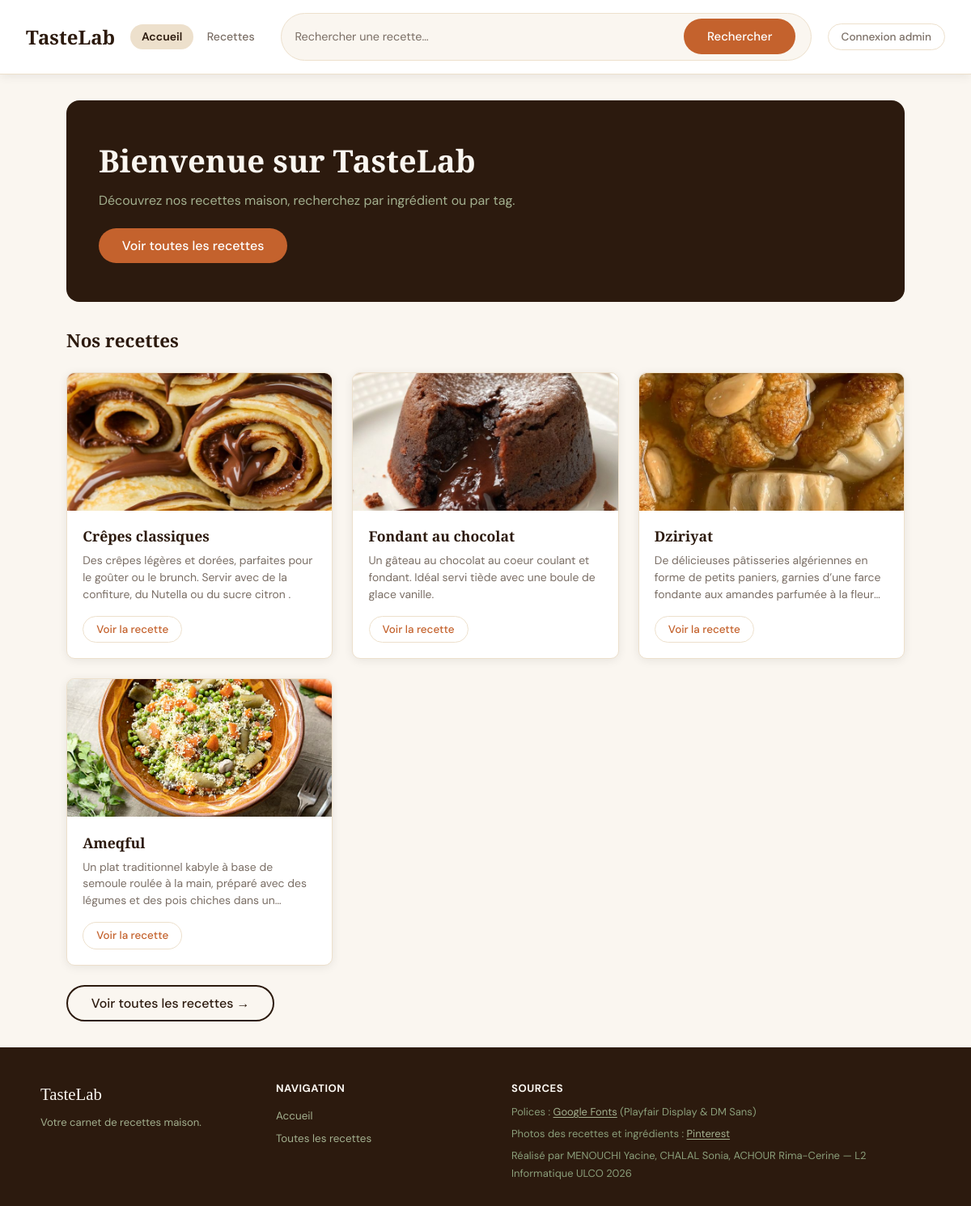
The page / on the database its author committed.
### tables this page shows
CREATE TABLE `recettes` (
  `id` int(10) UNSIGNED NOT NULL,
  `titre` varchar(150) NOT NULL,
  `description` text NOT NULL,
  `photo` varchar(255) NOT NULL DEFAULT 'default_recette.jpg',
  `created_at` timestamp NOT NULL DEFAULT current_timestamp()
);

### classes/Recette.php (called while the page is built, shortened)
<?php
class Recette{
    private $pdo;
    public function __construct($pdo){
        $this->pdo=$pdo;
    }
    public function getAll(){
        $sql="SELECT * FROM recettes";
        $st=$this->pdo->prepare($sql);
        $st->execute();
        return $st->fetchAll(PDO::FETCH_OBJ);
    }
}

### index.php (the view, shortened to what this page needs)
<?php
require("includes/db.php");
require("classes/Recette.php");
$pdo  = getPDO();
$recetteObj         = new Recette($pdo);
$toutes             = $recetteObj->getAll();
$dernieres_recettes = array_slice($toutes, 0, 4);
?>
<?php require("includes/header.php"); ?>
<section class="hero">
    <h1>Bienvenue sur TasteLab</h1>
    <p>Découvrez nos recettes maison, recherchez par ingrédient ou par tag.</p>
    <a href="<?= $base ?>recettes.php" class="btn-hero">Voir toutes les recettes</a>
</section>
<section class="recettes-accueil">
    <h2>Nos recettes</h2>
    <div class="recipes-grid">
        <?php foreach($dernieres_recettes as $recette): ?>
            <article class="recipe-card">
                <img src="<?= $base ?>uploads/recettes/<?= htmlspecialchars($recette->photo) ?>"
                    alt="<?= htmlspecialchars($recette->titre) ?>">
                <div class="card-body">
                    <h3><?= htmlspecialchars($recette->titre) ?></h3>
                    <p><?= htmlspecialchars($recette->description) ?></p>
                    <a href="<?= $base ?>recette.php?id=<?= $recette->id ?>" class="recipe-link">
                        Voir la recette
                    </a>
                </div>
            </article>
        <?php endforeach; ?>
    </div>
    <a href="<?= $base ?>recettes.php" class="btn-voir-tout">Voir toutes les recettes →</a>
</section>
<?php require("includes/footer.php"); ?>

### assets/css/style.css (style rules this page uses)
:root { --creme: #FAF6F0; --brun: #2C1A0E; --terre: #C4622D; --beige: #EDE0CC; --sauge: #6B7C5C; --gris: #7A6E65; --blanc: #FFFFFF; --radius: 10px; --shadow: 0 2px 12px rgba(0,0,0,0.08); }
* { box-sizing: border-box; margin: 0; padding: 0; }
body { font-family: 'DM Sans', sans-serif; background: var(--creme); color: var(--brun); min-height: 100vh; display: flex; flex-direction: column; }
a { color: inherit; text-decoration: none; }
img { max-width: 100%; display: block; }
h2 { font-family: 'Playfair Display', serif; font-size: 1.4rem; color: var(--brun); margin-bottom: 1rem; }
.hero { background: var(--brun); border-radius: 16px; padding: 3rem 2.5rem; margin-bottom: 2rem; }
.hero h1 { font-family: 'Playfair Display', serif; font-size: 2.4rem; color: var(--creme); margin-bottom: 0.8rem; }
.hero p { color: #A3B08F; font-size: 1rem; margin-bottom: 1.5rem; }
.btn-hero { display: inline-block; background: var(--terre); color: var(--blanc); padding: 0.7rem 1.8rem; border-radius: 50px; font-weight: 500; }
.btn-voir-tout { display: inline-block; margin-top: 1.5rem; border: 2px solid var(--brun); color: var(--brun); padding: 0.65rem 1.8rem; border-radius: 50px; font-weight: 500; }
.recipes-grid { display: grid; grid-template-columns: repeat(auto-fill, minmax(250px, 1fr)); gap: 1.5rem; margin-top: 1.5rem; }
.recipe-card { background: var(--blanc); border-radius: var(--radius); overflow: hidden; box-shadow: var(--shadow); border: 1px solid var(--beige); display: flex; flex-direction: column; transition: transform 0.2s; }
.recipe-card img { width: 100%; height: 170px; object-fit: cover; background: var(--beige); }
.card-body { padding: 1.2rem; flex: 1; display: flex; flex-direction: column; }
.card-body h2, .card-body h3 { font-family: 'Playfair Display', serif; font-size: 1.1rem; margin-bottom: 0.5rem; }
.card-body p { font-size: 0.87rem; color: var(--gris); line-height: 1.5; flex: 1; margin-bottom: 1rem; display: -webkit-box; -webkit-line-clamp: 3; -webkit-box-orient: vertical; overflow: hidden; }
.recipe-link { display: inline-block; border: 1.5px solid var(--beige); color: var(--terre); padding: 0.45rem 1rem; border-radius: 50px; font-size: 0.84rem; font-weight: 500; align-self: flex-start; }

### rows shown on the page
recettes: photo (picture), titre "Crêpes classiques", description "Des crêpes légères et dorées, parfaites pour le goûter ou le brunch. Servir avec de la confiture, du Nutella ou du sucre citron ."
recettes: photo (picture), titre "Fondant au chocolat", description "Un gâteau au chocolat au coeur coulant et fondant. Idéal servi tiède avec une boule de glace vanille."
recettes: photo (picture), titre "Dziriyat", description "De délicieuses pâtisseries algériennes en forme de petits paniers, garnies d’une farce fondante aux amandes parfumée à la…"
recettes: photo (picture), titre "Ameqful", description "Un plat traditionnel kabyle à base de semoule roulée à la main, préparé avec des légumes et des pois chiches dans…"
